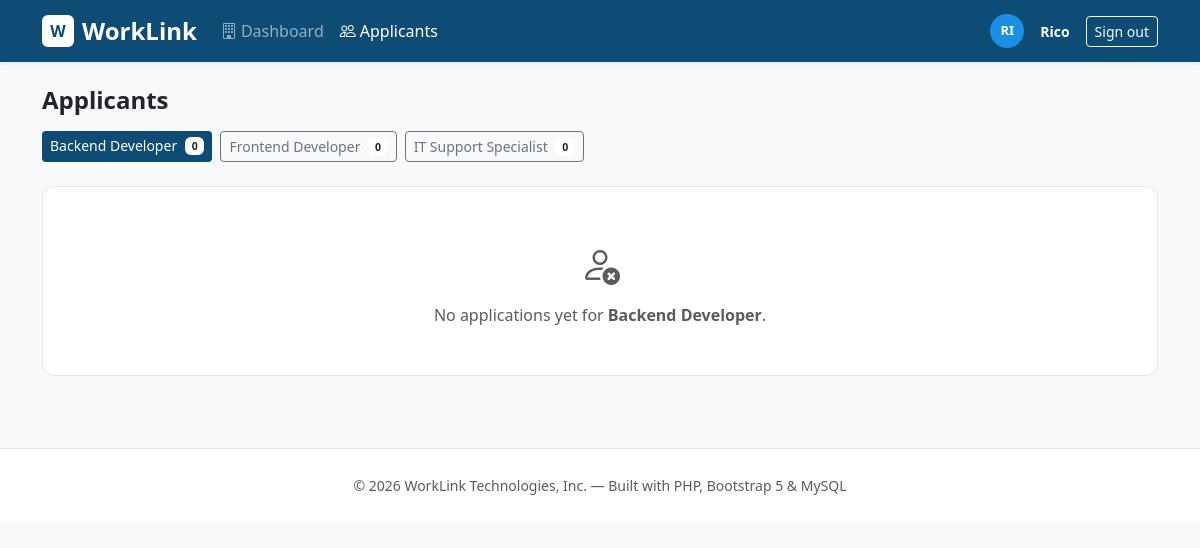
The app's page /employer_applicants.php (signed in) with its own data.
### tables this page shows
CREATE TABLE `jobs` (
  `id` int(11) NOT NULL,
  `employer_id` int(11) NOT NULL,
  `title` varchar(200) NOT NULL,
  `company` varchar(200) NOT NULL,
  `location` varchar(150) NOT NULL,
  `type` enum('Full-time','Part-time','Internship','Contract') NOT NULL DEFAULT 'Full-time',
  `salary` varchar(100) DEFAULT NULL,
  `description` text NOT NULL,
  `tags` varchar(500) DEFAULT NULL,
  `deadline` date DEFAULT NULL,
  `created_at` timestamp NOT NULL DEFAULT current_timestamp()
);

### includes/config.php (called while the page is built, shortened)
<?php
function db(): mysqli {
    static $conn = null;
    if ($conn === null) {
        $conn = new mysqli(DB_HOST, DB_USER, DB_PASS, DB_NAME);
        $conn->set_charset('utf8mb4');
    }
    return $conn;
}
function currentUser(): ?array {
    return $_SESSION['user'] ?? null;
}
function e(string $s): string {
    return htmlspecialchars($s, ENT_QUOTES, 'UTF-8');
}

### employer_applicants.php (the view, shortened to what this page needs)
<?php
require 'includes/config.php';
$user  = currentUser();
$jobId = (int)($_GET['job'] ?? 0);
$myJobs = db()->query(
    "SELECT j.id,j.title,(SELECT COUNT(*) FROM applications a WHERE a.job_id=j.id) AS cnt
     FROM jobs j WHERE j.employer_id={$user['id']} ORDER BY j.created_at DESC"
)->fetch_all(MYSQLI_ASSOC);
if (!$jobId && !empty($myJobs)) $jobId = $myJobs[0]['id'];
$apps = [];
$selectedJobTitle = '';
if ($jobId) {
    $jt = db()->prepare("SELECT title FROM jobs WHERE id=? AND employer_id=? LIMIT 1");
    $jt->bind_param('ii', $jobId, $user['id']);
    $jt->execute();
    $jrow = $jt->get_result()->fetch_assoc();
    $selectedJobTitle = $jrow['title'] ?? '';
    $stmt = db()->prepare(
        "SELECT a.*,u.name,u.email,u.headline,u.location,u.skills
         FROM applications a JOIN users u ON a.applicant_id=u.id
         WHERE a.job_id=? ORDER BY a.applied_at DESC"
    );
    $stmt->bind_param('i', $jobId);
    $stmt->execute();
    $apps = $stmt->get_result()->fetch_all(MYSQLI_ASSOC);
}
include 'includes/header.php';
?>
<div class="container py-4">
  <h4 class="fw-bold mb-3">Applicants</h4>
  <div class="d-flex flex-wrap gap-2 mb-4">
    <?php foreach ($myJobs as $j): ?>
      <a href="employer_applicants.php?job=<?= $j['id'] ?>"
         class="btn btn-sm <?= $jobId===$j['id'] ? 'btn-wl' : 'btn-outline-secondary' ?>">
        <?= e($j['title']) ?>
        <span class="badge bg-white text-dark ms-1"><?= $j['cnt'] ?></span>
      </a>
    <?php endforeach; ?>
  </div>
  <?php if (empty($myJobs)): ?>
    <div class="wl-card p-5 text-center text-muted">
      <i class="bi bi-inbox fs-1 d-block mb-2"></i>
      No jobs posted yet. <a href="employer_dashboard.php">Post your first job →</a>
    </div>
  <?php elseif (empty($apps)): ?>
    <div class="wl-card p-5 text-center text-muted">
      <i class="bi bi-person-x fs-1 d-block mb-2"></i>
      No applications yet for <strong><?= e($selectedJobTitle) ?></strong>.
    </div>
  <?php endif; ?>
</div>
<?php include 'includes/footer.php'; ?>

### css/style.css (style rules this page uses)
:root { --wl-navy: #0f4c75; --wl-blue: #1a8fe3; --wl-light: #e8f4fd; --wl-accent: #0d7377; }
.wl-card { border: 1px solid #e2e8f0; border-radius: 12px; background: #fff; transition: box-shadow .2s; }
.btn-wl { background: var(--wl-navy); color: #fff; border: none; }

### records on screen
jobs: title "Backend Developer", cnt "0"
jobs: title "Frontend Developer", cnt "0"
jobs: title "IT Support Specialist", cnt "0"

### other values on screen
substr($user['name'], 0, 2) "RI"
explode(' ', $user['name'])[0] "Rico"
